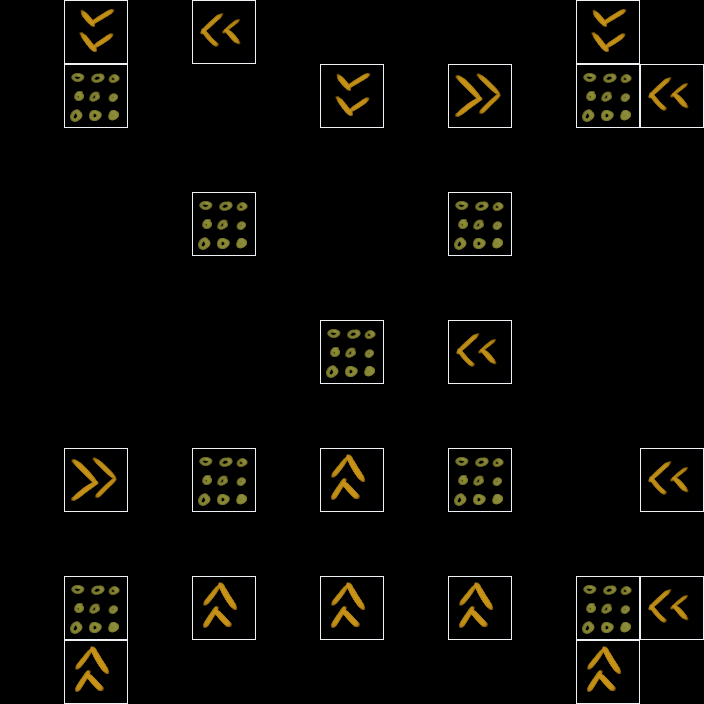

Below is a game level as drawn by its tile map, then a one-line description and the .tmx file that defines it, in full:
An orthogonal 11x11 tile map with 64x64 px tiles, 1 tile layer (Tiles) and 3 objects (player, lock$f, key$x).

<map version="1.5" tiledversion="1.6.0" orientation="orthogonal" renderorder="right-down" width="11" height="11" tilewidth="64" tileheight="64" infinite="0" nextlayerid="6" nextobjectid="34">
 <tileset firstgid="1" source="level_design.tsx" />
 <layer id="4" name="Tiles" width="11" height="11">
  <data encoding="csv">
0,8,0,7,0,0,0,0,0,8,0,
0,3,0,0,0,8,0,5,0,3,7,
0,0,0,0,0,0,0,0,0,0,0,
0,0,0,3,0,0,0,3,0,0,0,
0,0,0,0,0,0,0,0,0,0,0,
0,0,0,0,0,3,0,7,0,0,0,
0,0,0,0,0,0,0,0,0,0,0,
0,5,0,3,0,6,0,3,0,0,7,
0,0,0,0,0,0,0,0,0,0,0,
0,3,0,6,0,6,0,6,0,3,7,
0,6,0,0,0,0,0,0,0,6,0
</data>
 </layer>
 <objectgroup id="5" name="Objects">
  <object id="31" name="player" x="64" y="576" width="64" height="64" />
  <object id="32" name="lock$f" x="512" y="192" width="64" height="64" />
  <object id="33" name="key$x" x="640" y="448" width="64" height="64" />
 </objectgroup>
</map>
